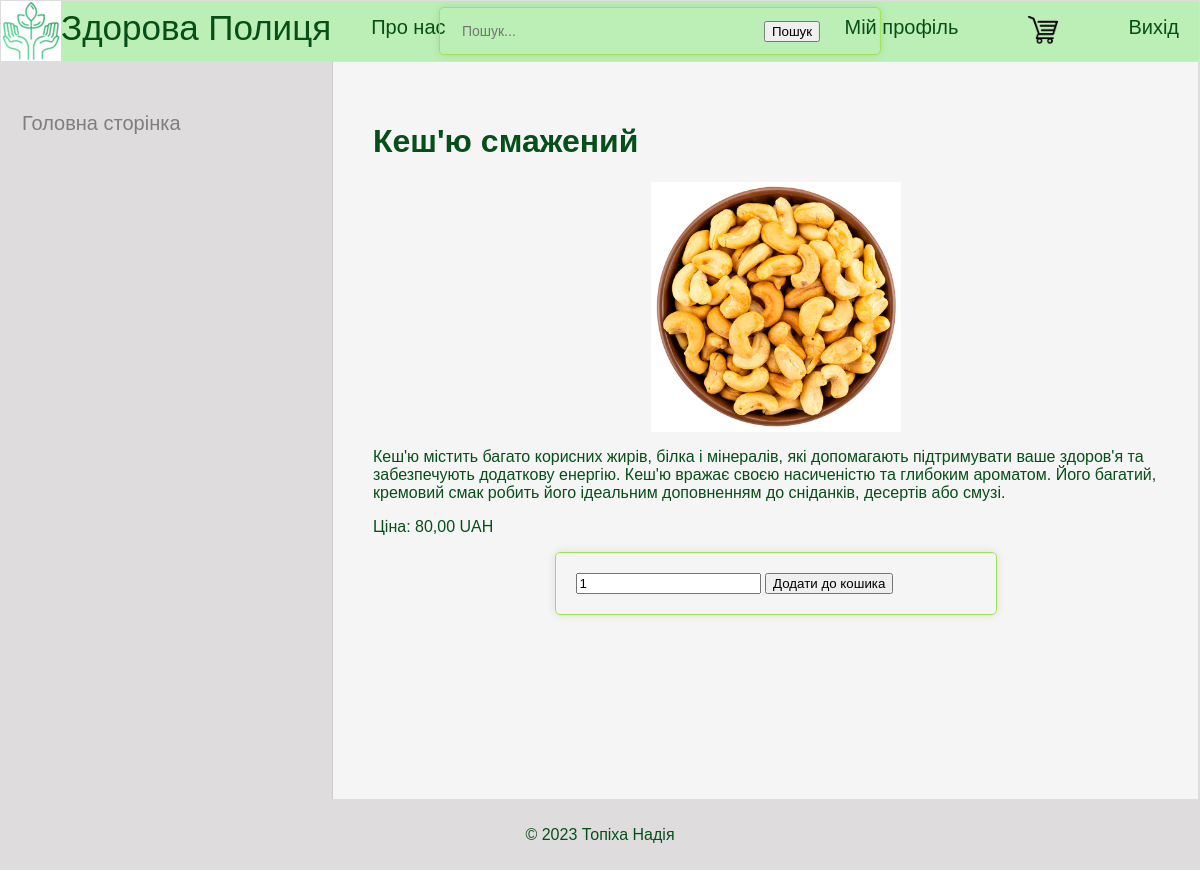
Page /product/3/ (signed in) on the committed database.
### myapp1/models.py (models this page shows, shortened)
class Product(models.Model):
    name = models.CharField(max_length=255)
    description = models.TextField()
    price = models.DecimalField(max_digits=10, decimal_places=2)
    currency = models.CharField(max_length=10, default='UAH')
    image = models.ImageField(upload_to='product_images/')
    category = models.ForeignKey(Category, on_delete=models.CASCADE, null=True, blank=True)

### myapp1/views.py (the view)
# urls.py: path('product/<int:pk>/', ProductDetailView.as_view(), name='product_detail'),
class ProductDetailView(DetailView):
    model = Product
    template_name = 'product_detail.html'
    context_object_name = 'product'

### templates/product_detail.html (shortened to what this page needs)
{% extends 'base.html' %}
{% load static %}
{% block content %}
  {% if user.is_authenticated %}
    <div class="product-detail">
      <h1>{{ product.name }}</h1>
      <img class="product-img" src="{{ product.image.url }}" alt="{{ product.name }}">
      <p>{{ product.description }}</p>
      <p>Ціна: {{ product.price }} {{ product.currency }}</p>
      <form method="post" action="{% url 'add_to_cart' product_id=product.id %}">
        <input type="number" name="quantity" value="1" min="1">
        <button type="submit">Додати до кошика</button>
      </form>
    </div>
  {% else %}
    <h1>Помилка</h1>
    <p>Доступ обмежений. Будь ласка, увійдіть в систему.</p>
  {% endif %}
{% endblock %}

### myapp1/static/css/styles.css (style rules this page uses)
html, body { font-family: 'Arial'; margin: 0; padding: 0; height: 100%; width: 100%; color: #064f18; min-height: 100vh; flex-direction: column; }
img { max-width: 100%; width: 35px; height: auto; margin: 0px 20px 0 80px; }
.product-img { width: 250px; height: auto; display: block; margin: 0 auto; }
form { max-width: 400px; margin: 0 auto; width: 100%; padding: 20px; border: 1px solid rgb(158, 227, 84); border-radius: 5px; box-shadow: 0 0 10px rgba(0, 0, 0, 0.1); }

### rows in the picture
Product: name "Кеш'ю смажений", image (picture), description "Кеш'ю містить багато корисних жирів, білка і мінералів, які допомагають підтримувати ваше здоров'я та забезпечують додаткову енергію. Кеш'ю вражає своєю насиченістю та глибоким ароматом. Його багатий, кремовий смак робить його ідеальним доповненням до сніданків, десертів або смузі.", price "80,00", currency "UAH"
